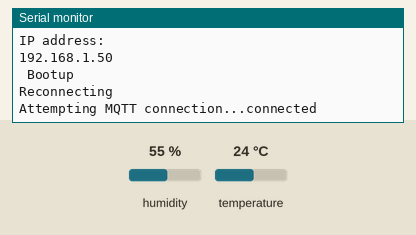
Simulated run of this sketch. Board: ESP8266 (NodeMCU). Shown: the last lines printed to the serial monitor. The inputs (shaded band) are chosen by the test bench; at power-on: humidity 55 %, temperature 24 °C. WiFi joins after 1.5 s; servers stay silent unless stated; no MQTT or app messages arrive unless stated.

Above: at 3.7 s.
3.8 s: humidity set to 22 %
At 10.5 s:
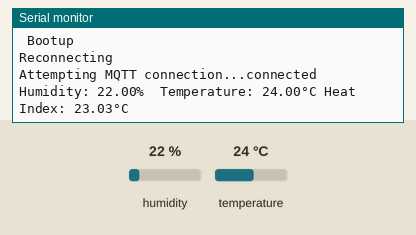
16.9 s: temperature set to 12 °C
At 20.5 s:
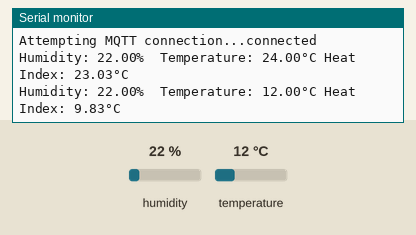
30.0 s: humidity set to 40 %
At 30.6 s:
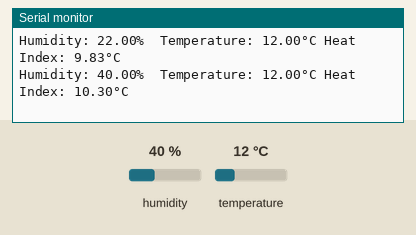
Timing chart, 0 to 33.0 s (numbered marks = the images above; inputs shaded):
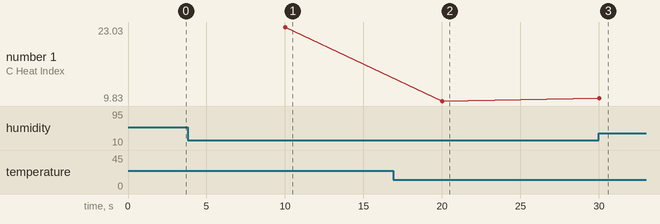

Measured:
- after the input at 3.8 s, the serial monitor: prints a new line after 6.2 s (image 1)
- after the input at 16.9 s, the serial monitor: prints a new line after 3.1 s (image 2)
- after the input at 30.0 s, the serial monitor: prints a new line at once (image 3)
- plotted number 1: 23.03 → 9.83 after the input at 16.9 s, 9.83 → 10.3 after the input at 30.0 s

The sketch:

dht22.ino
```cpp
#include "DHT.h"
#include <ESP8266WiFi.h>
#include <PubSubClient.h>

const char* ssid = "***";
const char* password = "***";
const char* mqtt_server = "***";

#define DHTPIN D2     // Digital pin connected to the DHT sensor
#define DHTTYPE DHT22   // DHT 22  (AM2302), AM2321
// Initialize DHT sensor.
// Note that older versions of this library took an optional third parameter to
// tweak the timings for faster processors.  This parameter is no longer needed
// as the current DHT reading algorithm adjusts itself to work on faster procs.
DHT dht(DHTPIN, DHTTYPE);

// MQTT Def
#define clientId "DHT22_TempHumid"
#define humidity_topic "prometheus/job/ESP8266/instance/raisedBed/humidity"
#define temperature_topic "prometheus/job/ESP8266/instance/raisedBed/temperature_celsius"
#define heatIndex_topic "prometheus/job/ESP8266/instance/raisedBed/heat_index"

WiFiClient espClient;
PubSubClient client(espClient);

unsigned long time_now = 0;
int timeBetweenMeasurements = 10000;

void setup_wifi() {
  delay(10);
  // We start by connecting to a WiFi network
  Serial.println();
  Serial.print("Connecting to ");
  Serial.println(ssid);

  WiFi.mode(WIFI_STA);
  WiFi.begin(ssid, password);

  while (WiFi.status() != WL_CONNECTED) {
    delay(500);
    Serial.print(".");
  }

  randomSeed(micros());

  Serial.println("");
  Serial.println("WiFi connected");
  Serial.println("IP address: ");
  Serial.println(WiFi.localIP());
  delay(1000);
}

void setup() {
  // We start by connecting to a WiFi network
  Serial.begin(115200);
  setup_wifi();
  Serial.println(F(" Bootup"));
  // Start temp sensor
  dht.begin();
  client.setServer(mqtt_server, 1883);
}

void reconnect() {
  // Loop until we're reconnected
  while (!client.connected()) {
    Serial.print("Attempting MQTT connection...");
    // Create a random client ID

    // Attempt to connect
    if (client.connect(clientId)) {
      Serial.println("connected");
      // Once connected, publish an announcement...
      client.publish("sensors", clientId);
    } else {
      Serial.print("failed, rc=");
      Serial.print(client.state());
      Serial.println(" try again in 5 seconds");
      // Wait 5 seconds before retrying
      delay(5000);
    }
  }
}

void loop() {
  if (!client.connected()) {
    Serial.println("Reconnecting");
    reconnect();
  }
  client.loop();
  if((unsigned long)(millis() - time_now) > timeBetweenMeasurements) {
    time_now = millis();

    readTemperature();
  }

}

void readTemperature() {
  // Reading temperature or humidity takes about 250 milliseconds!
  // Sensor readings may also be up to 2 seconds 'old' (its a very slow sensor)
  float h = dht.readHumidity();
  // Read temperature as Celsius (the default)
  float t = dht.readTemperature();

  // Check if any reads failed and exit early (to try again).
  if (isnan(h) || isnan(t)) {
    Serial.println(F("Failed to read from DHT sensor!"));
    return;
  }

  client.publish(humidity_topic, String(h).c_str(), true);
  client.publish(temperature_topic, String(t).c_str(), true);

  // Compute heat index in Celsius (isFahreheit = false)
  float hic = dht.computeHeatIndex(t, h, false);
  client.publish(heatIndex_topic, String(hic).c_str(), true);

  Serial.print(F("Humidity: "));
  Serial.print(h);
  Serial.print(F("%  Temperature: "));
  Serial.print(t);
  Serial.print(F("°C Heat Index: "));
  Serial.print(hic);
  Serial.println(F("°C "));

}
```
